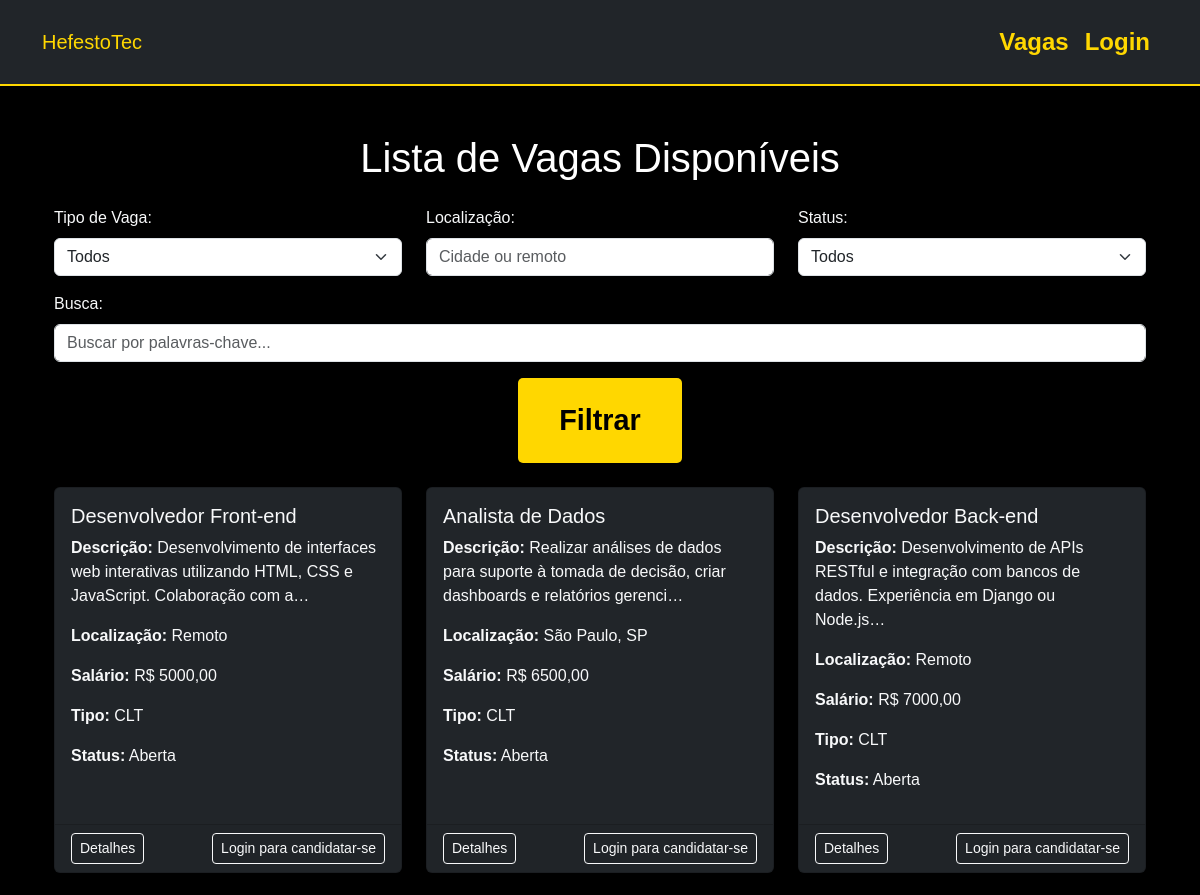
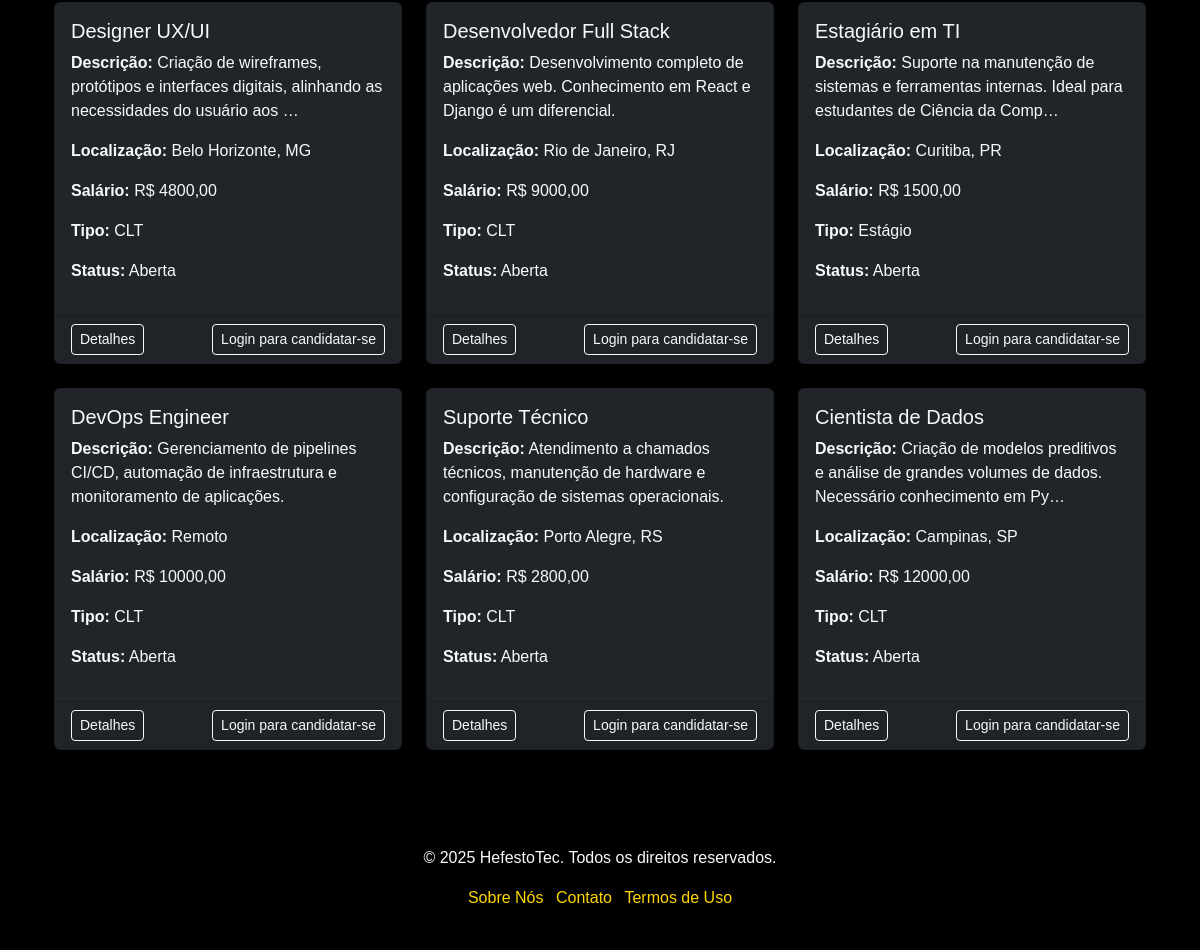
/vagas/, run on the app's committed database (2 pictures, top to bottom).
### vagas/models.py (models this page shows, shortened)
class Vaga(models.Model):
    TIPO_VAGA_CHOICES = [
        ('CLT', 'CLT'),
        ('Freelance', 'Freelance'),
        ('Estágio', 'Estágio'),
    ]
    STATUS_CHOICES = [
        ('Aberta', 'Aberta'),
        ('Fechada', 'Fechada'),
        ('Pendente', 'Pendente'),
    ]
    titulo = models.CharField(max_length=100)
    descricao = models.TextField()
    localizacao = models.CharField(max_length=100)
    salario = models.DecimalField(max_digits=10, decimal_places=2, default=0.0)
    tipo_de_vaga = models.CharField(max_length=20, choices=TIPO_VAGA_CHOICES, default='CLT')
    beneficios = models.TextField(blank=True, null=True)
    carga_horaria = models.CharField(max_length=50, blank=True, null=True)
    prazo_inscricao = models.DateField(blank=True, null=True)
    status = models.CharField(max_length=20, choices=STATUS_CHOICES, default='Aberta')

### vagas/views.py (the view)
# urls.py: path('vagas/', views.listar_vagas, name='listar_vagas'),
def listar_vagas(request):
    vagas = Vaga.objects.all()
    tipo_de_vaga = request.GET.get('tipo_de_vaga')
    localizacao = request.GET.get('localizacao')
    status = request.GET.get('status')
    if tipo_de_vaga:
        vagas = vagas.filter(tipo_de_vaga=tipo_de_vaga)
    if localizacao:
        vagas = vagas.filter(localizacao__icontains=localizacao)
    if status:
        vagas = vagas.filter(status=status)
    return render(request, 'vagas/listar_vagas.html', {'vagas': vagas})

### vagas/templates/vagas/listar_vagas.html (shortened to what this page needs)
{% extends 'vagas/base.html' %}
{% block content %}
<div class="container mt-5">
    <h1 class="text-center mb-4">Lista de Vagas Disponíveis</h1>
    <form method="get" class="mb-4">
        <div class="row">
            <div class="col-md-4">
                <label for="tipo_de_vaga" class="form-label text-light">Tipo de Vaga:</label>
                <select name="tipo_de_vaga" id="tipo_de_vaga" class="form-select">
                    <option value="">Todos</option>
                </select>
            </div>
            <div class="col-md-4">
                <label for="localizacao" class="form-label text-light">Localização:</label>
                <input type="text" name="localizacao" id="localizacao" placeholder="Cidade ou remoto"
                       class="form-control"
                       value="{{ request.GET.localizacao }}">
            </div>
            <div class="col-md-4">
                <label for="status" class="form-label text-light">Status:</label>
                <select name="status" id="status" class="form-select">
                    <option value="">Todos</option>
                </select>
            </div>
        </div>
        <div class="row mt-3">
            <div class="col-md-12">
                <label for="q" class="form-label text-light">Busca:</label>
                <input type="text" name="q" id="q" placeholder="Buscar por palavras-chave..."
                       class="form-control"
                       value="{{ request.GET.q }}">
            </div>
        </div>
        <div class="mt-3 text-center">
            <button type="submit" class="btn btn-gold">Filtrar</button>
        </div>
    </form>
    {% if vagas %}
        <div class="row">
            {% for vaga in vagas %}
                <div class="col-md-4 mb-4">
                    <div class="card bg-dark text-light border-gold h-100">
                        <div class="card-body">
                            <h5 class="card-title">{{ vaga.titulo }}</h5>
                            <p><strong>Descrição:</strong> {{ vaga.descricao|truncatechars:100 }}</p>
                            <p><strong>Localização:</strong> {{ vaga.localizacao }}</p>
                            <p><strong>Salário:</strong> R$ {{ vaga.salario }}</p>
                            <p><strong>Tipo:</strong> {{ vaga.tipo_de_vaga }}</p>
                            <p><strong>Status:</strong> {{ vaga.get_status_display }}</p>
                        </div>
                        <div class="card-footer d-flex justify-content-between">
                            <a href="{% url 'detalhes_vaga' vaga.id %}" class="btn btn-outline-light btn-sm">Detalhes</a>
                            {% if user.is_authenticated %}
                                <a href="{% url 'candidatar_vaga' vaga.id %}" class="btn btn-gold btn-sm">Candidatar-se</a>
                            {% else %}
                                <a href="{% url 'login' %}" class="btn btn-outline-light btn-sm">Login para candidatar-se</a>
                            {% endif %}
                        </div>
                    </div>
                </div>
            {% endfor %}
        </div>
    {% else %}
        <p class="text-center text-light">Não há vagas disponíveis no momento.</p>
    {% endif %}
</div>
{% endblock %}

### vagas/static/vagas/styles.css (style rules this page uses)
:root { --color-primary: #FFD700; --color-black: #000000; --color-white: #FFFFFF; }
html, body { height: 100%; margin: 0; padding: 0; background-color: var(--color-black); color: var(--color-white); font-family: 'Arial', sans-serif; overflow-x: hidden; }
.btn-gold { background-color: var(--color-primary); color: var(--color-black); padding: 20px 40px; font-size: 1.8rem; font-weight: bold; border-radius: 5px; transition: background-color 0.3s ease; }

### vagas/templates/vagas/base.html (style rules this page uses)
body { background-color: #000; color: #fff; }
.form-label { color: #FFD700; }
a { color: #FFD700; }

### data on the page
Vaga: titulo "Desenvolvedor Front-end", descricao "Desenvolvimento de interfaces web interativas utilizando HTML, CSS e JavaScript. Colaboração com a…", localizacao "Remoto", salario "5000,00", tipo_de_vaga "CLT", status "Aberta"
Vaga: titulo "Analista de Dados", descricao "Realizar análises de dados para suporte à tomada de decisão, criar dashboards e relatórios gerenci…", localizacao "São Paulo, SP", salario "6500,00", tipo_de_vaga "CLT", status "Aberta"
Vaga: titulo "Desenvolvedor Back-end", descricao "Desenvolvimento de APIs RESTful e integração com bancos de dados. Experiência em Django ou Node.js…", localizacao "Remoto", salario "7000,00", tipo_de_vaga "CLT", status "Aberta"
Vaga: titulo "Designer UX/UI", descricao "Criação de wireframes, protótipos e interfaces digitais, alinhando as necessidades do usuário aos …", localizacao "Belo Horizonte, MG", salario "4800,00", tipo_de_vaga "CLT", status "Aberta"
Vaga: titulo "Desenvolvedor Full Stack", descricao "Desenvolvimento completo de aplicações web. Conhecimento em React e Django é um diferencial.", localizacao "Rio de Janeiro, RJ", salario "9000,00", tipo_de_vaga "CLT", status "Aberta"
Vaga: titulo "Estagiário em TI", descricao "Suporte na manutenção de sistemas e ferramentas internas. Ideal para estudantes de Ciência da Comp…", localizacao "Curitiba, PR", salario "1500,00", tipo_de_vaga "Estágio", status "Aberta"
Vaga: titulo "DevOps Engineer", descricao "Gerenciamento de pipelines CI/CD, automação de infraestrutura e monitoramento de aplicações.", localizacao "Remoto", salario "10000,00", tipo_de_vaga "CLT", status "Aberta"
Vaga: titulo "Suporte Técnico", descricao "Atendimento a chamados técnicos, manutenção de hardware e configuração de sistemas operacionais.", localizacao "Porto Alegre, RS", salario "2800,00", tipo_de_vaga "CLT", status "Aberta"
Vaga: titulo "Cientista de Dados", descricao "Criação de modelos preditivos e análise de grandes volumes de dados. Necessário conhecimento em Py…", localizacao "Campinas, SP", salario "12000,00", tipo_de_vaga "CLT", status "Aberta"
